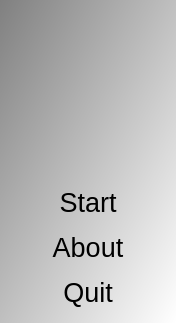
<?xml version="1.0" encoding="UTF-8"?>
<ui version="4.0">
 <class>QtWktToSvgMenuDialog</class>
 <widget class="QDialog" name="QtWktToSvgMenuDialog">
  <property name="geometry">
   <rect>
    <x>0</x>
    <y>0</y>
    <width>176</width>
    <height>323</height>
   </rect>
  </property>
  <property name="font">
   <font>
    <pointsize>20</pointsize>
   </font>
  </property>
  <property name="windowTitle">
   <string>WktToSvg</string>
  </property>
  <property name="windowIcon">
   <iconset resource="WktToSvg.qrc">
    <normaloff>:/ToolWktToSvg/WktToSvgIcon.png</normaloff>:/ToolWktToSvg/WktToSvgIcon.png</iconset>
  </property>
  <property name="styleSheet">
   <string notr="true">QDialog { 
background-color: qlineargradient(x1: 0, y1: 0, x2: 1, y2: 1, stop: 0  #808080, stop: 1 #ffffff);
}
QPushButton { background-color: rgb(255, 255, 255);  }
QPushButton { color: rgb(0,0,0); }
QPushButton { font: 48px &quot;Courier New&quot;, courier, monospace }</string>
  </property>
  <layout class="QGridLayout" name="gridLayout">
   <item row="2" column="0">
    <widget class="QPushButton" name="button_about">
     <property name="text">
      <string>About</string>
     </property>
     <property name="flat">
      <bool>true</bool>
     </property>
    </widget>
   </item>
   <item row="3" column="0">
    <widget class="QPushButton" name="button_quit">
     <property name="text">
      <string>Quit</string>
     </property>
     <property name="flat">
      <bool>true</bool>
     </property>
    </widget>
   </item>
   <item row="1" column="0">
    <widget class="QPushButton" name="button_start">
     <property name="text">
      <string>Start</string>
     </property>
     <property name="flat">
      <bool>true</bool>
     </property>
    </widget>
   </item>
   <item row="0" column="0">
    <widget class="QLabel" name="label">
     <property name="text">
      <string/>
     </property>
     <property name="pixmap">
      <pixmap resource="WktToSvg.qrc">:/ToolWktToSvg/WktToSvgWelcome.png</pixmap>
     </property>
     <property name="alignment">
      <set>Qt::AlignCenter</set>
     </property>
    </widget>
   </item>
  </layout>
 </widget>
 <tabstops>
  <tabstop>button_start</tabstop>
  <tabstop>button_about</tabstop>
  <tabstop>button_quit</tabstop>
 </tabstops>
 <resources>
  <include location="WktToSvg.qrc"/>
 </resources>
 <connections/>
</ui>
